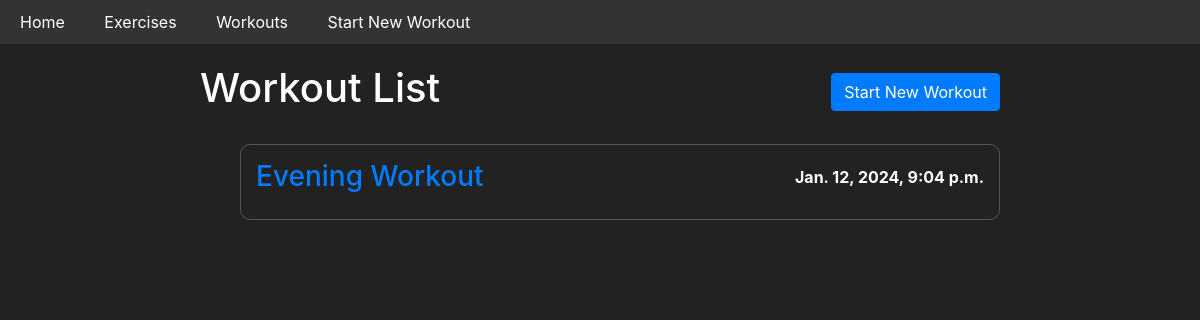
/gym/workouts/, run on an earlier commit of the app's database.
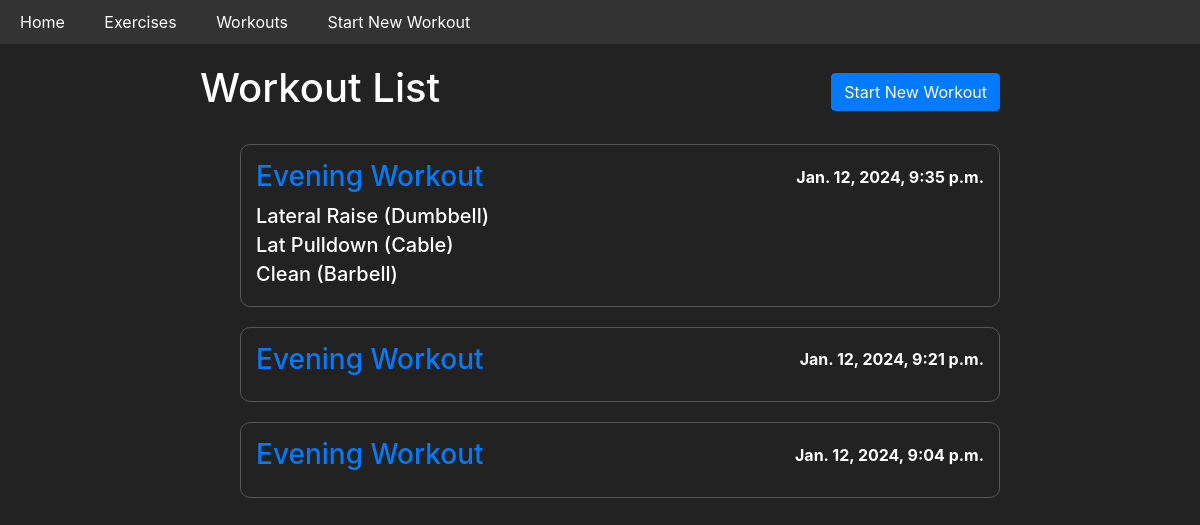
And on a later commit of the database.
### gym/models.py (models this page shows, shortened)
class Workout(models.Model):
    name = models.CharField(max_length=100, blank=True)
    date_created = models.DateTimeField(auto_now_add=True)
    exercises = models.ManyToManyField(Exercise, through=WorkoutExercise, blank=True)

class WorkoutExercise(models.Model):
    workout = models.ForeignKey('Workout', on_delete=models.CASCADE)
    exercise = models.ForeignKey(Exercise, on_delete=models.CASCADE)
    sets = models.ManyToManyField(Set, blank=True)

class Exercise(models.Model):
    id = models.BigAutoField(primary_key=True)
    name = models.CharField(max_length=60)
    description = models.TextField()
    CATEGORY_CHOICES = [
        ('Barbell', 'barbell'),
        ('Dumbbell', 'dumbbell'),
        ('Machine / Other', 'machine'),
        ('Weighted Bodyweight', 'weighted_bw'),
        ('Assisted Bodyweight', 'assisted_bw'),
        ('Reps Only', 'reps'),
        ('Cardio', 'cardio'),
        ('Duration', 'duration'),
    ]
    category = models.CharField(max_length=30, choices=CATEGORY_CHOICES)
    BODYPART_CHOICES = [
        ('Core', 'core'),
        ('Arms', 'arms'),
        ('Back', 'back'),
        ('Chest', 'chest'),
        ('Legs', 'legs'),
        ('Shoulders', 'shoulders'),
        ('Other', 'other'),
        ('Olympic', 'olympic'),
        ('Full Body', 'fullbody'),
        ('Cardio', 'cardio'),
    ]
    bodypart = models.CharField(max_length=30, choices=BODYPART_CHOICES)

### gym/views.py (the view)
# urls.py: path('workouts/', WorkoutListView.as_view(), name='workout_list'),
class WorkoutListView(ListView):
    model = Workout
    template_name = 'workout_list.html'
    context_object_name = 'workouts'
    ordering = ['-date_created']

### gym/templates/workout_list.html (shortened to what this page needs)
{% extends 'base_generic.html' %}
{% load static %}
{% block head %}
    <link rel="stylesheet" href="{% static 'css/workout_list.css' %}">
{% endblock %}
{% block content %}
  <div class="workout-list-container">
    <div class="header-container mb-4">
      <h1>Workout List</h1>
      <a href="{% url 'start_new_workout' %}" class="btn btn-primary">Start New Workout</a>
    </div>
    {% if workouts %}
      <ul>
        {% for workout in workouts %}
          <a href="{% url 'workout_detail' workout.id %}" class="workout-link">
            <div class="workout-item">
              <div class="workout-header">
                <h3 class="text-primary">{{ workout.name }}</h3>
                <p><strong>{{ workout.date_created }}</strong></p>
              </div>
              <ul>
                {% for workout_exercise in workout.workoutexercise_set.all %}
                  <li>
                    <h5>{{ workout_exercise.exercise.name }}</h5>
                  </li>
                {% endfor %}
              </ul>
            </div>
          </a>
        {% endfor %}
      </ul>
    {% else %}
      <p>No workouts available.</p>
    {% endif %}
  </div>
{% endblock %}

What changed in the data, as far as the page shows it:
added Workout: name "Evening Workout", date_created "Jan. 12, 2024, 9:35 p.m."
added WorkoutExercise: exercise.name "Lateral Raise (Dumbbell)"
added WorkoutExercise: exercise.name "Lat Pulldown (Cable)"
added WorkoutExercise: exercise.name "Clean (Barbell)"
added Workout: name "Evening Workout", date_created "Jan. 12, 2024, 9:21 p.m."
